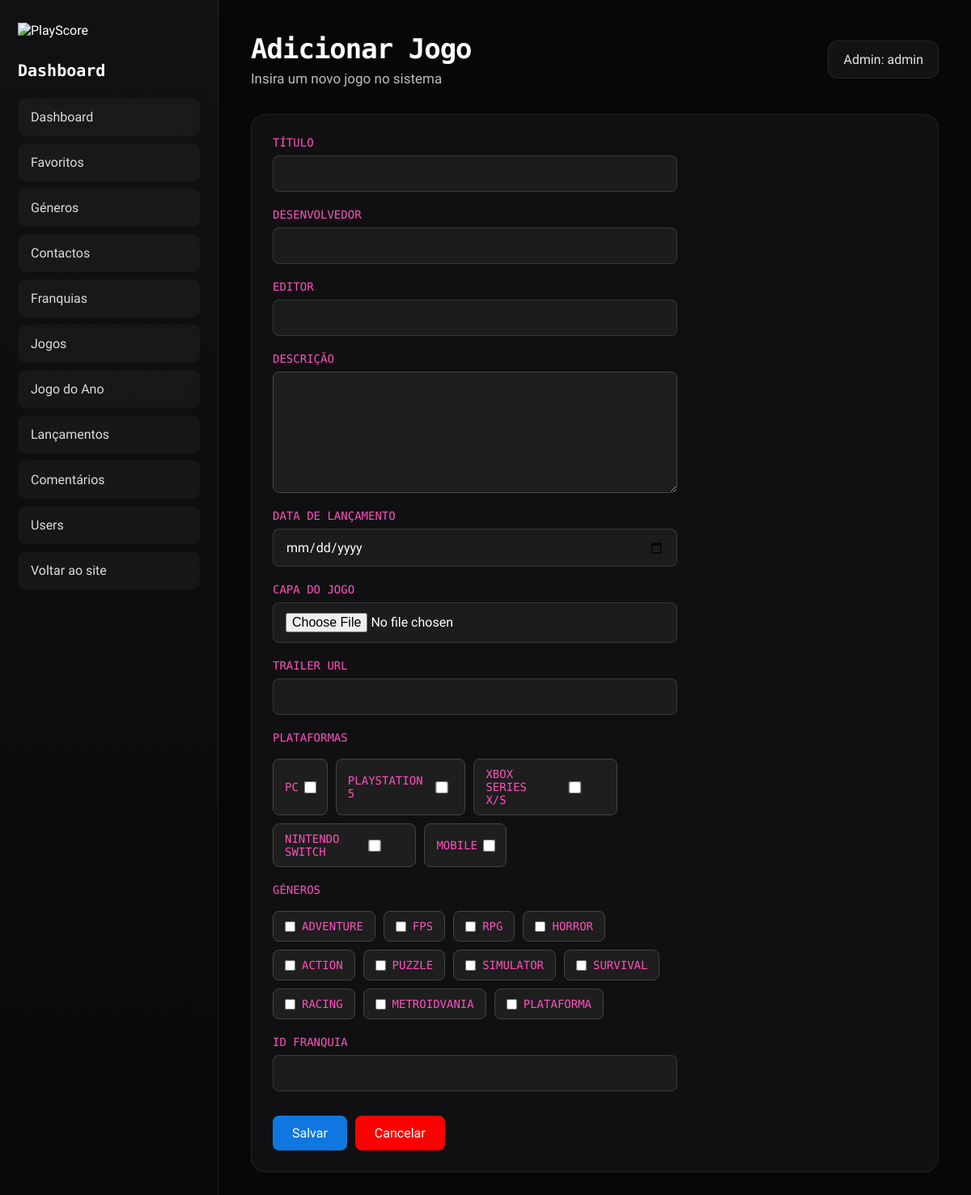
The app's page /Site/admin/dashboard_adicionar_jogos.php (signed in), older data.
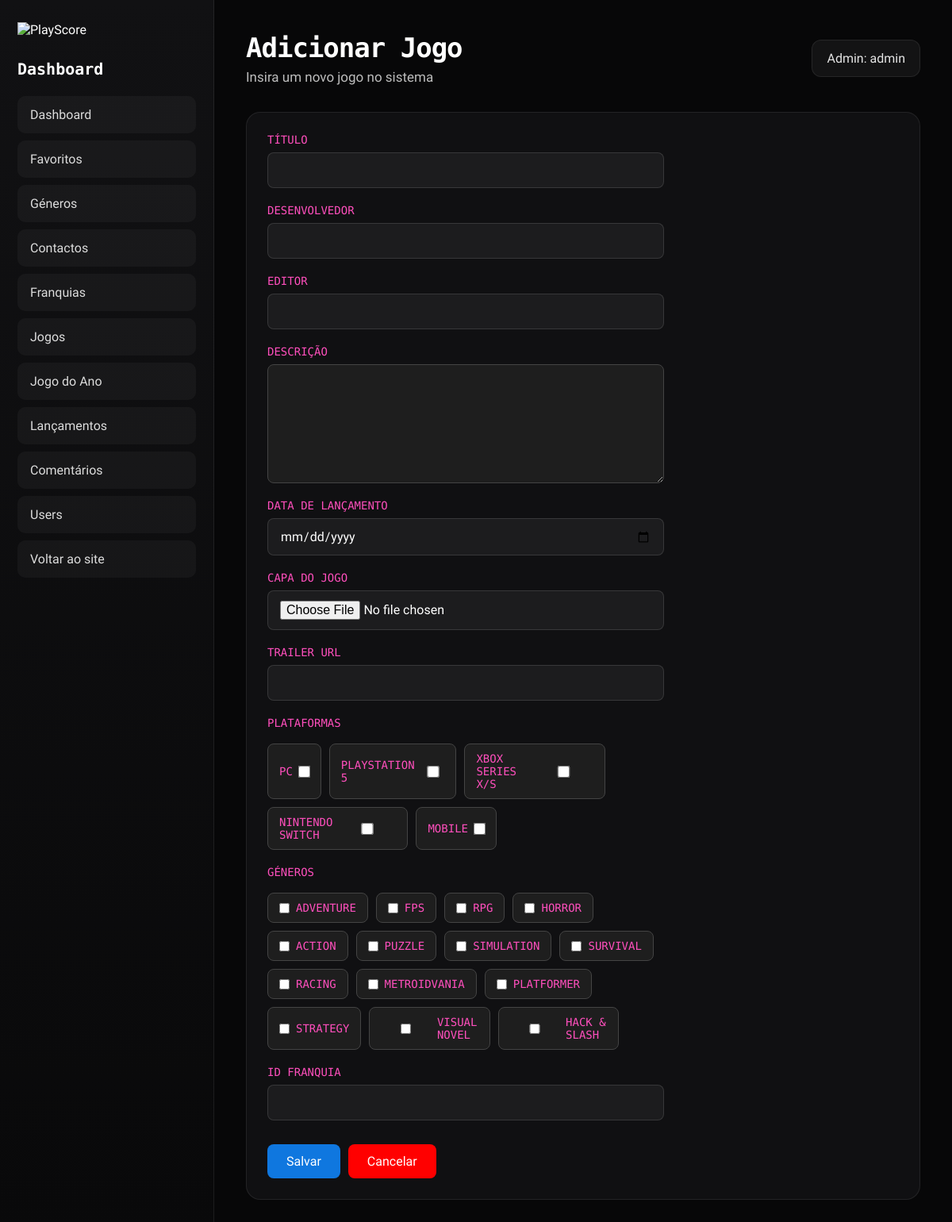
The same page, newer data.
### tables this page shows
CREATE TABLE IF NOT EXISTS `generos` (
  `id_genero` int NOT NULL AUTO_INCREMENT,
  `nome` varchar(20) NOT NULL,
  PRIMARY KEY (`id_genero`)
);

### Site/admin/dashboard_adicionar_jogos.php (the view, shortened to what the changed rows need)
<?php
include "../conexao.php";
$generos = mysqli_query($conn, "SELECT id_genero, nome FROM generos");
?>
<!DOCTYPE html>
<html lang="pt">
<head>
    <link rel="stylesheet" href="../css/backoffice.css">
</head>
<body>
<div class="backoffice">
    <aside class="sidebar">
        <h2>Dashboard</h2>
    </aside>
    <main class="main-content">
        <div class="topbar">
            <div>
                <h1>Adicionar Jogo</h1>
            </div>
        </div>
        <section class="table-card">
            <form action="dashboard_adicionar_jogos.php" method="POST" enctype="multipart/form-data" class="generos-form-insert">
                <div class="generos-form-group">
                    <div class="generos-grid">
                        <?php while ($g = $generos->fetch_assoc()) { ?>
                            <label class="genero-card">
                                <input type="checkbox" name="id_genero[]" value="<?php echo $g['id_genero']; ?>">
                            <span><?php echo $g['nome']; ?></span>
                            </label>
                        <?php } ?>
                    </div>
                </div>
            </form>
        </section>
    </main>
</div>
</body>
</html>

Row changes from the older to the newer data that the page shows:
removed generos: nome "PLATAFORMA"
changed generos: nome "SIMULATOR" → "SIMULATION"
added generos: nome "PLATFORMER"
added generos: nome "STRATEGY"
added generos: nome "VISUAL NOVEL"
added generos: nome "HACK & SLASH"
